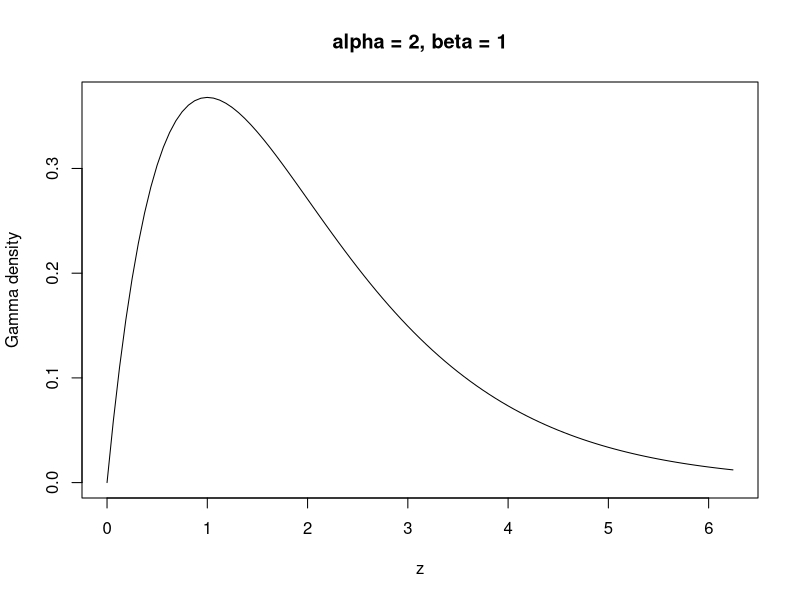

The R script that drew this image:
## ---- chunk 1
knitr::opts_chunk$set(echo = TRUE)
## ---- chunk 2
# minimize the following objective function
obj <- function(x){
  
  abs(1-33*(x/20-1)^32 + 32*(x/20-1)^33 - 0.3)
  
}

optimize(f = obj, interval = c(20,40))

## ---- chunk 3
dg <- function(x) {
  x*exp(-x)
}

curve(expr = dg, 
      xlim = c(0, 2 +3*sqrt(2)), # 0,mu + 3 sigma
      main = "alpha = 2, beta = 1", 
      ylab = "Gamma density",
      xlab = "z")

